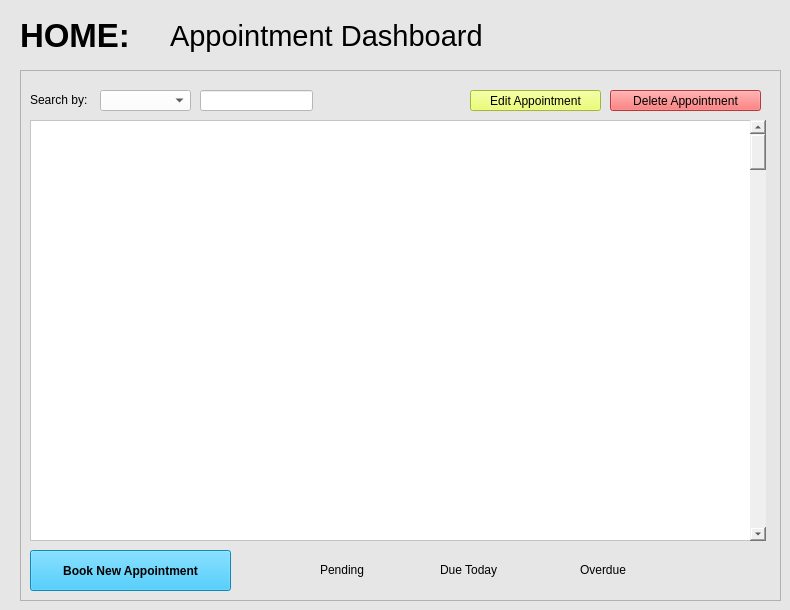
     <widget class="QWidget" name="page1Home">
      <property name="styleSheet">
       <string notr="true">background-color: rgb(230, 230, 230);</string>
      </property>
      <widget class="QLabel" name="label1">
       <property name="geometry">
        <rect>
         <x>20</x>
         <y>10</y>
         <width>161</width>
         <height>51</height>
        </rect>
       </property>
       <property name="font">
        <font>
         <pointsize>25</pointsize>
         <weight>75</weight>
         <bold>true</bold>
        </font>
       </property>
       <property name="styleSheet">
        <string notr="true">color: rgb(0, 0, 0);</string>
       </property>
       <property name="text">
        <string>HOME:</string>
       </property>
      </widget>
      <widget class="QFrame" name="frame">
       <property name="geometry">
        <rect>
         <x>20</x>
         <y>70</y>
         <width>761</width>
         <height>531</height>
        </rect>
       </property>
       <property name="styleSheet">
        <string notr="true">background-color: rgb(230, 230, 230);
gridline-color: rgb(0, 0, 0);
border-right-color: rgb(0, 0, 0);</string>
       </property>
       <property name="frameShape">
        <enum>QFrame::StyledPanel</enum>
       </property>
       <property name="frameShadow">
        <enum>QFrame::Raised</enum>
       </property>
       <widget class="QLabel" name="label_5">
        <property name="geometry">
         <rect>
          <x>560</x>
          <y>490</y>
          <width>91</width>
          <height>20</height>
         </rect>
        </property>
        <property name="styleSheet">
         <string notr="true">color: rgb(0, 0, 0);</string>
        </property>
        <property name="text">
         <string>Overdue</string>
        </property>
       </widget>
       <widget class="QLineEdit" name="lineEdit">
        <property name="geometry">
         <rect>
          <x>180</x>
          <y>20</y>
          <width>113</width>
          <height>21</height>
         </rect>
        </property>
        <property name="styleSheet">
         <string notr="true">background-color: rgb(255, 255, 255);</string>
        </property>
       </widget>
       <widget class="QLabel" name="label_4">
        <property name="geometry">
         <rect>
          <x>420</x>
          <y>490</y>
          <width>91</width>
          <height>20</height>
         </rect>
        </property>
        <property name="styleSheet">
         <string notr="true">color: rgb(0, 0, 0);</string>
        </property>
        <property name="text">
         <string>Due Today</string>
        </property>
       </widget>
       <widget class="QLabel" name="label">
        <property name="geometry">
         <rect>
          <x>10</x>
          <y>20</y>
          <width>81</width>
          <height>20</height>
         </rect>
        </property>
        <property name="styleSheet">
         <string notr="true">color: rgb(0, 0, 0);</string>
        </property>
        <property name="text">
         <string>Search by:</string>
        </property>
       </widget>
       <widget class="QPushButton" name="pushButton">
        <property name="geometry">
         <rect>
          <x>10</x>
          <y>480</y>
          <width>201</width>
          <height>41</height>
         </rect>
        </property>
        <property name="font">
         <font>
          <family>Arial</family>
          <weight>75</weight>
          <bold>true</bold>
         </font>
        </property>
        <property name="styleSheet">
         <string notr="true">color: rgb(0, 0, 0);
background-color: rgb(20, 192, 255);
alternate-background-color: rgb(63, 110, 127);</string>
        </property>
        <property name="text">
         <string>Book New Appointment</string>
        </property>
       </widget>
       <widget class="QScrollBar" name="verticalScrollBar">
        <property name="geometry">
         <rect>
          <x>730</x>
          <y>50</y>
          <width>16</width>
          <height>421</height>
         </rect>
        </property>
        <property name="styleSheet">
         <string notr="true">color: rgb(0, 0, 0);
background-color: rgb(239, 239, 239);</string>
        </property>
        <property name="orientation">
         <enum>Qt::Vertical</enum>
        </property>
       </widget>
       <widget class="QLabel" name="label_3">
        <property name="geometry">
         <rect>
          <x>300</x>
          <y>490</y>
          <width>91</width>
          <height>20</height>
         </rect>
        </property>
        <property name="styleSheet">
         <string notr="true">color: rgb(0, 0, 0);</string>
        </property>
        <property name="text">
         <string>Pending</string>
        </property>
       </widget>
       <widget class="QTableWidget" name="tableWidget">
        <property name="geometry">
         <rect>
          <x>10</x>
          <y>50</y>
          <width>731</width>
          <height>421</height>
         </rect>
        </property>
        <property name="styleSheet">
         <string notr="true">background-color: rgb(255, 255, 255);</string>
        </property>
       </widget>
       <widget class="QComboBox" name="comboBox">
        <property name="geometry">
         <rect>
          <x>80</x>
          <y>20</y>
          <width>91</width>
          <height>21</height>
         </rect>
        </property>
        <property name="styleSheet">
         <string notr="true">color: rgb(0, 0, 0);
background-color: rgb(255, 255, 255);</string>
        </property>
       </widget>
       <widget class="QPushButton" name="editClientButton_2">
        <property name="geometry">
         <rect>
          <x>450</x>
          <y>20</y>
          <width>131</width>
          <height>21</height>
         </rect>
        </property>
        <property name="styleSheet">
         <string notr="true">color: rgb(0, 0, 0);
background-color: rgb(231, 255, 75);</string>
        </property>
        <property name="text">
         <string>Edit Appointment</string>
        </property>
       </widget>
       <widget class="QPushButton" name="deleteClientButton_2">
        <property name="geometry">
         <rect>
          <x>590</x>
          <y>20</y>
          <width>151</width>
          <height>21</height>
         </rect>
        </property>
        <property name="styleSheet">
         <string notr="true">color: rgb(0, 0, 0);
background-color: rgb(255, 79, 79);</string>
        </property>
        <property name="text">
         <string>Delete Appointment</string>
        </property>
       </widget>
       <zorder>label_5</zorder>
       <zorder>lineEdit</zorder>
       <zorder>label_4</zorder>
       <zorder>label</zorder>
       <zorder>pushButton</zorder>
       <zorder>label_3</zorder>
       <zorder>tableWidget</zorder>
       <zorder>comboBox</zorder>
       <zorder>verticalScrollBar</zorder>
       <zorder>editClientButton_2</zorder>
       <zorder>deleteClientButton_2</zorder>
      </widget>
      <widget class="QLabel" name="label1_9">
       <property name="geometry">
        <rect>
         <x>170</x>
         <y>10</y>
         <width>581</width>
         <height>51</height>
        </rect>
       </property>
       <property name="font">
        <font>
         <pointsize>22</pointsize>
         <weight>50</weight>
         <bold>false</bold>
        </font>
       </property>
       <property name="styleSheet">
        <string notr="true">color: rgb(0, 0, 0);</string>
       </property>
       <property name="text">
        <string>Appointment Dashboard</string>
       </property>
      </widget>
     </widget>
